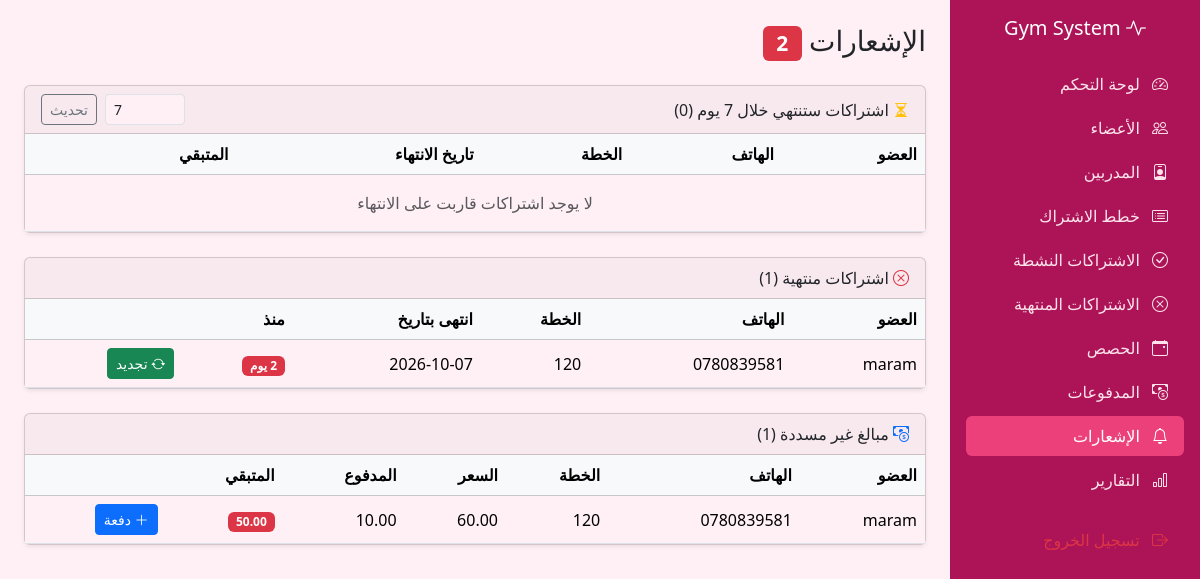
Page /Notifications.php (signed in) on the committed database.
### tables this page shows
CREATE TABLE IF NOT EXISTS `subscriptions` (
  `subscription_id` int NOT NULL AUTO_INCREMENT,
  `member_id` int NOT NULL,
  `plan_id` int NOT NULL,
  `start_date` date NOT NULL,
  `end_date` date NOT NULL,
  `status` enum('active','expired','cancelled') NOT NULL DEFAULT 'active',
  `created_at` timestamp NULL DEFAULT CURRENT_TIMESTAMP,
  PRIMARY KEY (`subscription_id`),
  KEY `member_id` (`member_id`),
  KEY `plan_id` (`plan_id`)
);

CREATE TABLE IF NOT EXISTS `members` (
  `member_id` int NOT NULL AUTO_INCREMENT,
  `full_name` varchar(100) NOT NULL,
  `phone` varchar(20) NOT NULL,
  `email` varchar(100) DEFAULT NULL,
  `gender` enum('male','female') NOT NULL,
  `birth_date` date DEFAULT NULL,
  `address` varchar(255) DEFAULT NULL,
  `photo` varchar(255) DEFAULT NULL,
  `join_date` date NOT NULL,
  `status` enum('active','inactive') NOT NULL DEFAULT 'active',
  `created_at` timestamp NULL DEFAULT CURRENT_TIMESTAMP,
  PRIMARY KEY (`member_id`)
);

CREATE TABLE IF NOT EXISTS `membership_plans` (
  `plan_id` int NOT NULL AUTO_INCREMENT,
  `plan_name` varchar(100) NOT NULL,
  `duration_days` int NOT NULL,
  `price` decimal(10,2) NOT NULL,
  `description` text,
  PRIMARY KEY (`plan_id`)
);

### includes/functions.php (called while the page is built)
<?php
function e($text) {
    return htmlspecialchars($text ?? '', ENT_QUOTES, 'UTF-8');
}

### Notifications.php (the view, shortened to what this page needs)
<?php
require_once 'config/db.php';
require_once 'includes/functions.php';
$days = (int)($_GET['days'] ?? 7);
$stmt = $pdo->prepare(
    "SELECT s.subscription_id, m.full_name, m.phone, p.plan_name, s.end_date,
            DATEDIFF(s.end_date, CURDATE()) AS days_left
     FROM Subscriptions s
     JOIN Members m ON m.member_id = s.member_id
     JOIN Membership_plans p ON p.plan_id = s.plan_id
     WHERE s.status = 'active'
       AND s.end_date >= CURDATE()
       AND s.end_date <= DATE_ADD(CURDATE(), INTERVAL ? DAY)
     ORDER BY s.end_date ASC"
);
$stmt->execute([$days]);
$expiring = $stmt->fetchAll();
$expired = $pdo->query(
    "SELECT s.subscription_id, m.full_name, m.phone, p.plan_name, s.end_date,
            DATEDIFF(CURDATE(), s.end_date) AS days_since
     FROM Subscriptions s
     JOIN Members m ON m.member_id = s.member_id
     JOIN Membership_plans p ON p.plan_id = s.plan_id
     WHERE s.end_date < CURDATE()
       AND s.status <> 'cancelled'
       AND s.subscription_id = (
           SELECT MAX(s2.subscription_id)
           FROM Subscriptions s2
           WHERE s2.member_id = s.member_id
       )
     ORDER BY s.end_date DESC"
)->fetchAll();
$unpaid = $pdo->query(
    "SELECT s.subscription_id, m.full_name, m.phone, p.plan_name, p.price,
            COALESCE((SELECT SUM(pay.amount) FROM Payments pay
                      WHERE pay.subscription_id = s.subscription_id), 0) AS paid
     FROM Subscriptions s
     JOIN Members m ON m.member_id = s.member_id
     JOIN Membership_plans p ON p.plan_id = s.plan_id
     WHERE s.status <> 'cancelled'
     HAVING paid < p.price
     ORDER BY s.subscription_id DESC"
)->fetchAll();
$totalAlerts = count($expiring) + count($expired) + count($unpaid);
include 'includes/header.php';
include 'includes/sidebar.php';
?>
<div class="d-flex justify-content-between align-items-center mb-3">
    <h3>الإشعارات
        <span class="badge bg-danger"><?= $totalAlerts ?></span>
    </h3>
</div>
<div class="card shadow-sm mb-4">
    <div class="card-header d-flex justify-content-between align-items-center">
        <span><i class="bi bi-hourglass-split text-warning"></i>
            اشتراكات ستنتهي خلال <?= $days ?> يوم (<?= count($expiring) ?>)</span>
        <form method="GET" class="d-flex gap-2">
            <input type="number" name="days" min="1" max="60" value="<?= $days ?>"
                   class="form-control form-control-sm" style="width:80px;">
            <button class="btn btn-sm btn-outline-secondary">تحديث</button>
        </form>
    </div>
    <div class="table-responsive">
        <table class="table table-hover align-middle mb-0">
            <thead class="table-light">
                <tr>
                    <th>العضو</th>
                    <th>الهاتف</th>
                    <th>الخطة</th>
                    <th>تاريخ الانتهاء</th>
                    <th>المتبقي</th>
                    <th></th>
                </tr>
            </thead>
            <tbody>
                <?php if (count($expiring) === 0): ?>
                    <tr><td colspan="6" class="text-center text-muted py-3">لا يوجد اشتراكات قاربت على الانتهاء</td></tr>
                <?php endif; ?>
            </tbody>
        </table>
    </div>
</div>
<div class="card shadow-sm mb-4">
    <div class="card-header">
        <i class="bi bi-x-circle text-danger"></i>
        اشتراكات منتهية (<?= count($expired) ?>)
    </div>
    <div class="table-responsive">
        <table class="table table-hover align-middle mb-0">
            <thead class="table-light">
                <tr>
                    <th>العضو</th>
                    <th>الهاتف</th>
                    <th>الخطة</th>
                    <th>انتهى بتاريخ</th>
                    <th>منذ</th>
                    <th></th>
                </tr>
            </thead>
            <tbody>
                <?php foreach ($expired as $r): ?>
                <tr>
                    <td><?= e($r['full_name']) ?></td>
                    <td><?= e($r['phone']) ?></td>
                    <td><?= e($r['plan_name']) ?></td>
                    <td><?= e($r['end_date']) ?></td>
                    <td><span class="badge bg-danger"><?= $r['days_since'] ?> يوم</span></td>
                    <td>
                        <a href="Renewsubsecription.php?id=<?= $r['subscription_id'] ?>" class="btn btn-sm btn-success">
                            <i class="bi bi-arrow-repeat"></i> تجديد
                        </a>
                    </td>
                </tr>
                <?php endforeach; ?>
            </tbody>
        </table>
    </div>
</div>
<div class="card shadow-sm">
    <div class="card-header">
        <i class="bi bi-cash-coin text-primary"></i>
        مبالغ غير مسددة (<?= count($unpaid) ?>)
    </div>
    <div class="table-responsive">
        <table class="table table-hover align-middle mb-0">
            <thead class="table-light">
                <tr>
                    <th>العضو</th>
                    <th>الهاتف</th>
                    <th>الخطة</th>
                    <th>السعر</th>
                    <th>المدفوع</th>
                    <th>المتبقي</th>
                    <th></th>
                </tr>
            </thead>
            <tbody>
                <?php foreach ($unpaid as $r): ?>
                <tr>
                    <td><?= e($r['full_name']) ?></td>
                    <td><?= e($r['phone']) ?></td>
                    <td><?= e($r['plan_name']) ?></td>
                    <td><?= number_format($r['price'], 2) ?></td>
                    <td><?= number_format($r['paid'], 2) ?></td>
                    <td><span class="badge bg-danger"><?= number_format($r['price'] - $r['paid'], 2) ?></span></td>
                    <td>
                        <a href="Addpayments.php?subscription_id=<?= $r['subscription_id'] ?>" class="btn btn-sm btn-primary">
                            <i class="bi bi-plus-lg"></i> دفعة
                        </a>
                    </td>
                </tr>
                <?php endforeach; ?>
            </tbody>
        </table>
    </div>
</div>
<?php include 'includes/footer.php'; ?>

### assets/css/style.css (style rules this page uses)
body { --bs-body-bg: #fff0f5; background-color: #fff0f5 !important; }

### rows in the picture
subscriptions: member.full_name "maram", member.phone "0780839581", plan.plan_name "120", end_date "2026-10-07", days_since "2", plan.price "60.00", paid "10.00", paid "50.00"

### other values in the picture
$totalAlerts "2"
$days "7"
count($expiring) "0"
count($expired) "1"
count($unpaid) "1"
